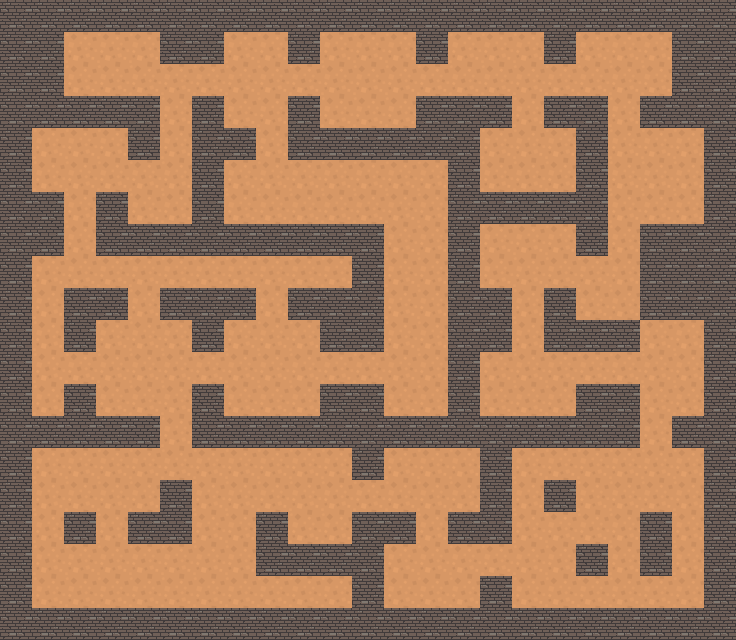

A 2D game scene composited from a Tiled map and its tileset images. What follows is a short description and the map's XML, with every tile layer's data as written:
An orthogonal 23x20 tile map with 32x32 px tiles, 1 tile layer (Прошарок плиток 1).

<map version="1.10" tiledversion="1.10.2" orientation="orthogonal" renderorder="left-up" width="23" height="20" tilewidth="32" tileheight="32" infinite="0" nextlayerid="2" nextobjectid="1">
 <tileset firstgid="1" source="Підлога.tsx" />
 <layer id="1" name="Прошарок плиток 1" width="23" height="20">
  <data encoding="csv">
2,2,2,2,2,2,2,2,2,2,2,2,2,2,2,2,2,2,2,2,2,2,2,
2,2,1,1,1,2,2,1,1,2,1,1,1,2,1,1,1,2,1,1,1,2,2,
2,2,1,1,1,1,1,1,1,1,1,1,1,1,1,1,1,1,1,1,1,2,2,
2,2,2,2,2,1,2,1,1,2,1,1,1,2,2,2,1,2,2,1,2,2,2,
2,1,1,1,2,1,2,2,1,2,2,2,2,2,2,1,1,1,2,1,1,1,2,
2,1,1,1,1,1,2,1,1,1,1,1,1,1,2,1,1,1,2,1,1,1,2,
2,2,1,2,1,1,2,1,1,1,1,1,1,1,2,2,2,2,2,1,1,1,2,
2,2,1,2,2,2,2,2,2,2,2,2,1,1,2,1,1,1,2,1,2,2,2,
2,1,1,1,1,1,1,1,1,1,1,2,1,1,2,1,1,1,1,1,2,2,2,
2,1,2,2,1,2,2,2,1,2,2,2,1,1,2,2,1,2,1,1,2,2,2,
2,1,2,1,1,1,2,1,1,1,2,2,1,1,2,2,1,2,2,2,1,1,2,
2,1,1,1,1,1,1,1,1,1,1,1,1,1,2,1,1,1,1,1,1,1,2,
2,1,2,1,1,1,2,1,1,1,2,2,1,1,2,1,1,1,2,2,1,1,2,
2,2,2,2,2,1,2,2,2,2,2,2,2,2,2,2,2,2,2,2,1,2,2,
2,1,1,1,1,1,1,1,1,1,1,2,1,1,1,2,1,1,1,1,1,1,2,
2,1,1,1,1,2,1,1,1,1,1,1,1,1,1,2,1,2,1,1,1,1,2,
2,1,2,1,2,2,1,1,2,1,1,2,2,1,2,2,1,1,1,1,2,1,2,
2,1,1,1,1,1,1,1,2,2,2,2,1,1,1,1,1,1,2,1,2,1,2,
2,1,1,1,1,1,1,1,1,1,1,2,1,1,1,2,1,1,1,1,1,1,2,
2,2,2,2,2,2,2,2,2,2,2,2,2,2,2,2,2,2,2,2,2,2,2
</data>
 </layer>
</map>
